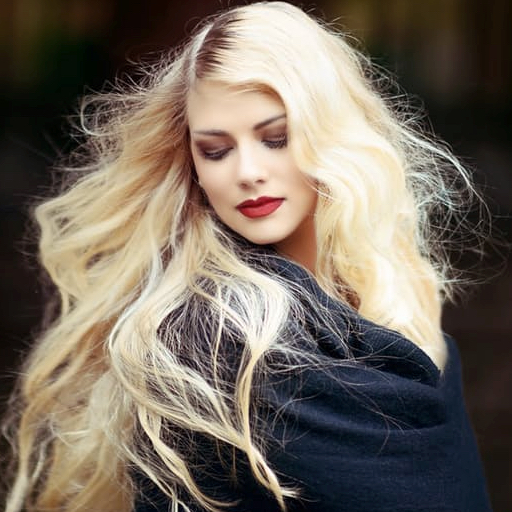
#> input picture img1.png, 512 x 512 px
$ python lab2.py
#> lines starting #> are read from the running program, lines starting #| are printed output that depends on the picture
import cv2
import numpy as np

#gaussian kernel generator
def gkern(l, sig):
    ax = np.linspace(-(l - 1) / 2., (l - 1) / 2., l)
    xx, yy = np.meshgrid(ax, ax)
    kernel = np.exp(-0.5 * (np.square(xx) + np.square(yy)) / np.square(sig))
    return kernel / np.sum(kernel)

#kernel generator
'''
type='average'|'gaussian'|'sobel_h'|'sobel_v'|'laplacian'|'median'
size=odd number like 3,5,7...
sigma >=0
'''
def knl_generator(type, size, sigma):
    if type=='average':
        return np.ones([size,size],dtype=int)/(size*size)
    if type=='gaussian':
        return gkern(size, sigma)
    if type=='sobel_v':
        return np.array([[-1,0,1],[-2,0,2],[-1,0,1]])
    if type=='sobel_h':
        return np.array([[-1,-2,-1],[0,0,0],[1,2,1]])
    if type=='laplacian':
        return np.array([[0.4038,    0.8021,    0.4038],
                        [0.8021,   -4.8233,    0.8021],
                        [0.4038,    0.8021,    0.4038]])
    if type=='median':
        return np.zeros([size,size])

#pad image border with 0
#size denote kernel size
def pad_img(img,size):
    m,n=img.shape
    pad_len=int((size-1)/2)#padding length for each edge
    padded_img=np.zeros([m+size-1,n+size-1])
    for i in range(pad_len, pad_len+m):
        for j in range(pad_len, pad_len+n):
            padded_img[i,j]=img[i-pad_len,j-pad_len]
    return padded_img

'''
function: spatial filter including linear and non-linear filter
input:img--np.array|type--'linear' or 'nonlinear'--median filter
output:filtered image--np.array
'''
def filter(img, type, kx):
    m,n=img.shape
    size=kx.shape[0]
    pad_len=int((size-1)/2)
    new_img=np.zeros([m,n],dtype=np.uint8)
    padded_img=pad_img(img, size)
    for i in range(pad_len,m+pad_len):
        for j in range(pad_len,n+pad_len):
            sum_prod=0
            for s in range(0,size):
               for t in range(0,size):
                   p=i-pad_len+s
                   q=j-pad_len+t
                   if type=='linear':
                       sum_prod=sum_prod+padded_img[p,q]*kx[s,t]
                   if type=='nonlinear':
                       kx[s,t]=padded_img[p, q]
            if type=='linear':
                new_img[i-pad_len,j-pad_len]=sum_prod
            if type=='nonlinear':
                sorted_kx=np.sort(kx,axis=None,kind='quicksort')
                med=sorted_kx[int((size*size-1)/2)]
                new_img[i-pad_len, j-pad_len]=med
    return new_img

#linear filter
img1=cv2.imread('img1.png',0)
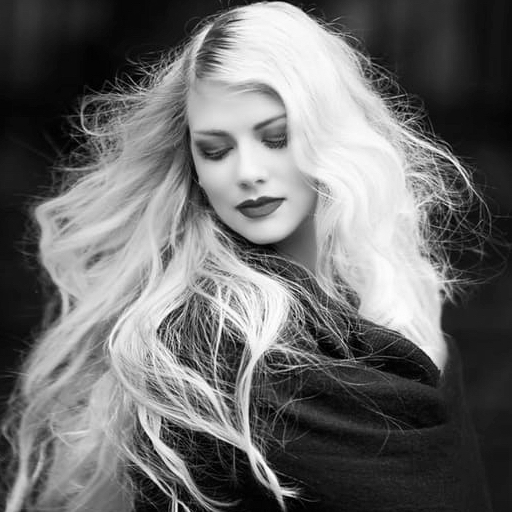
#> img1: shape (512, 512); min 0, max 254, mean 107.5
img2=cv2.imread('img2.png',0)
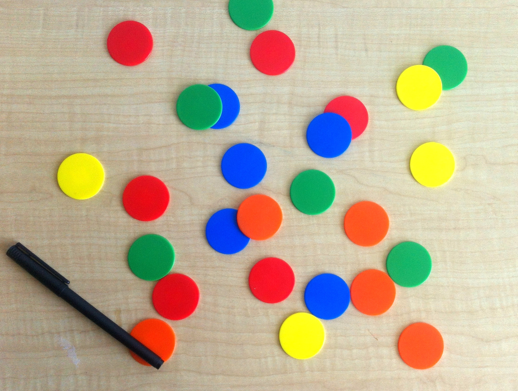
#> input picture img2.png, 518 x 391 px
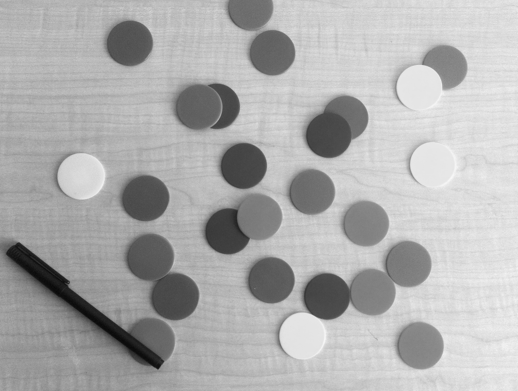
#> img2: shape (391, 518); min 9, max 247, mean 174.4
'''
k1=knl_generator('average', 3, 0)
img_one3=filter(img1, 'linear', k1)
cv2.imwrite('ones3.png', img_one3)
cv2.imshow('ones3',img_one3)
cv2.imwrite('ones3.png',img_one3)

k2=knl_generator('average', 7, 0)
img_one7=filter(img1,'linear',k2)
cv2.imwrite('ones7.png', img_one7)
cv2.imshow('ones7',img_one7)
cv2.imwrite('ones7.png',img_one7)

k3=knl_generator('gaussian', 3, 0.5)
img_g3=filter(img1,'linear',k3)
cv2.imshow('g3',img_g3)
cv2.imwrite('g3.png',img_g3)

k4=knl_generator('gaussian', 7, 1.2)
img_g7=filter(img1,'linear',k4)
cv2.imshow('g7',img_g7)
cv2.imwrite('g7.png',img_g7)

k6=knl_generator('sobel_h', 0, 0)
img_k6=filter(img2,'linear',k6)
cv2.imshow('k6',img_k6)
cv2.imwrite('k6.png',img_k6)

k7=knl_generator('sobel_v', 0, 0)
img_k7=filter(img2,'linear',k7)
cv2.imshow('k7',img_k7)
cv2.imwrite('k7.png',img_k7)'''

k8=knl_generator('laplacian', 0, 0)
img_k8=filter(img2,'linear',k8)
#> after the loop in pad_img, `for i in range(pad_len, pad_len+m):`:
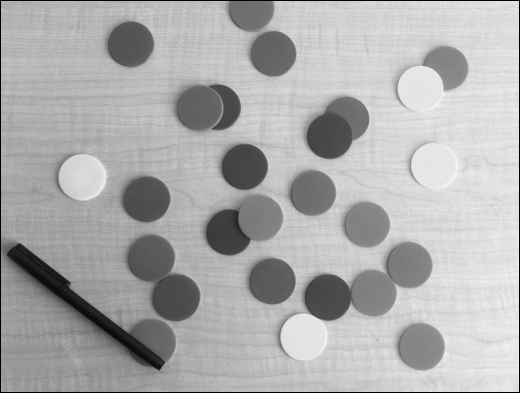
#> padded_img: shape (393, 520) float64; min 0, max 247, mean 172.8
#> after the loop in filter, `for i in range(pad_len,m+pad_len):`:
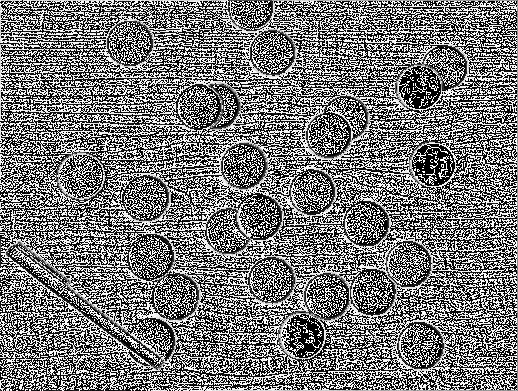
#> new_img: shape (391, 518); min 0, max 255, mean 120.1
#> after the loop in filter, `for i in range(pad_len,m+pad_len):`: kx = [[0.404, 0.802, 0.404], [0.802, -4.82, 0.802], [0.404, 0.802, 0.404]]
for i in range(0,img2.shape[0]):
    for j in range(0, img2.shape[1]):
        if abs(img_k8[i,j])>100:
            img_k8[i,j]=img_k8[i,j]
        else:
            img_k8[i,j]=0
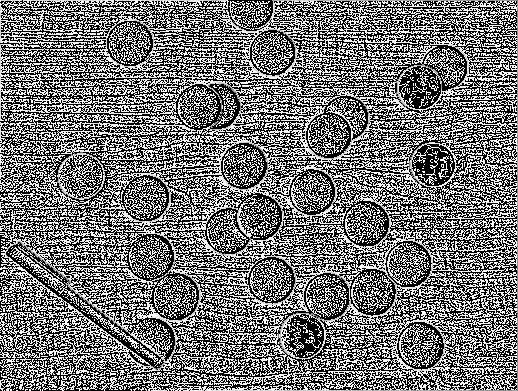
#> img_k8: shape (391, 518); min 0, max 255, mean 115.1
print(img_k8)
#> (printed output is left out)
print(img_k8.max(), img_k8.min())
#| 255 0
cv2.imshow('k8',img_k8)
cv2.imwrite('k8.png',img_k8)
'''
#perform median filter
m3=knl_generator('median', 3, 0)
img_m3=filter(img1, 'nonlinear', m3)
cv2.imwrite('m3.png',img_m3)
cv2.imshow('m3',img_m3)

m5=knl_generator('median', 5, 0)
img_m5=filter(img1, 'nonlinear', m5)
cv2.imwrite('m5.png',img_m5)
cv2.imshow('m5',img_m5)

cv2.imwrite('origin1.png',img1)
cv2.imshow('originImg1',img1)

cv2.imwrite('origin2.png',img2)
cv2.imshow('originImg2',img2)'''

cv2.waitKey(0)
cv2.destroyAllWindows()
